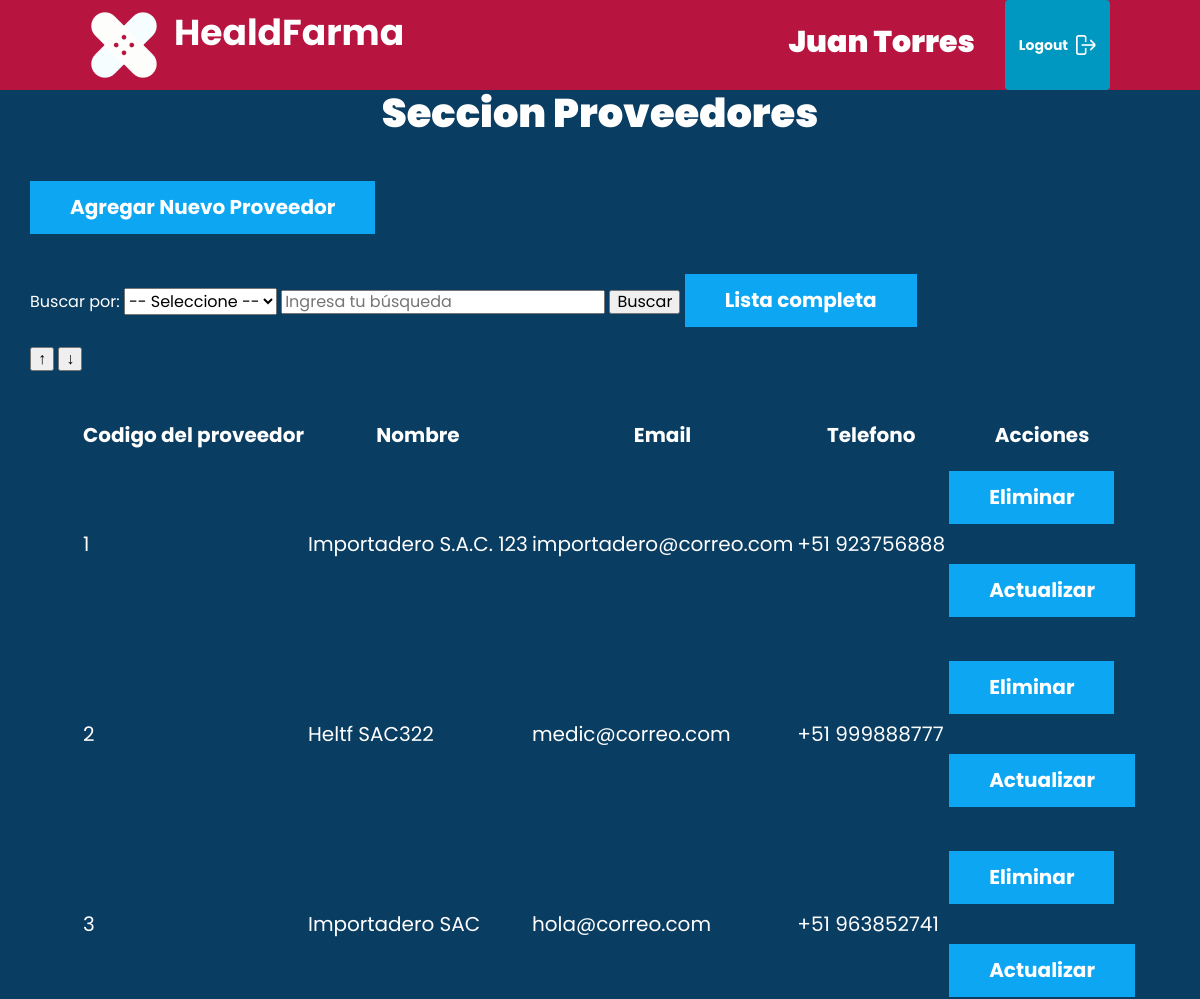
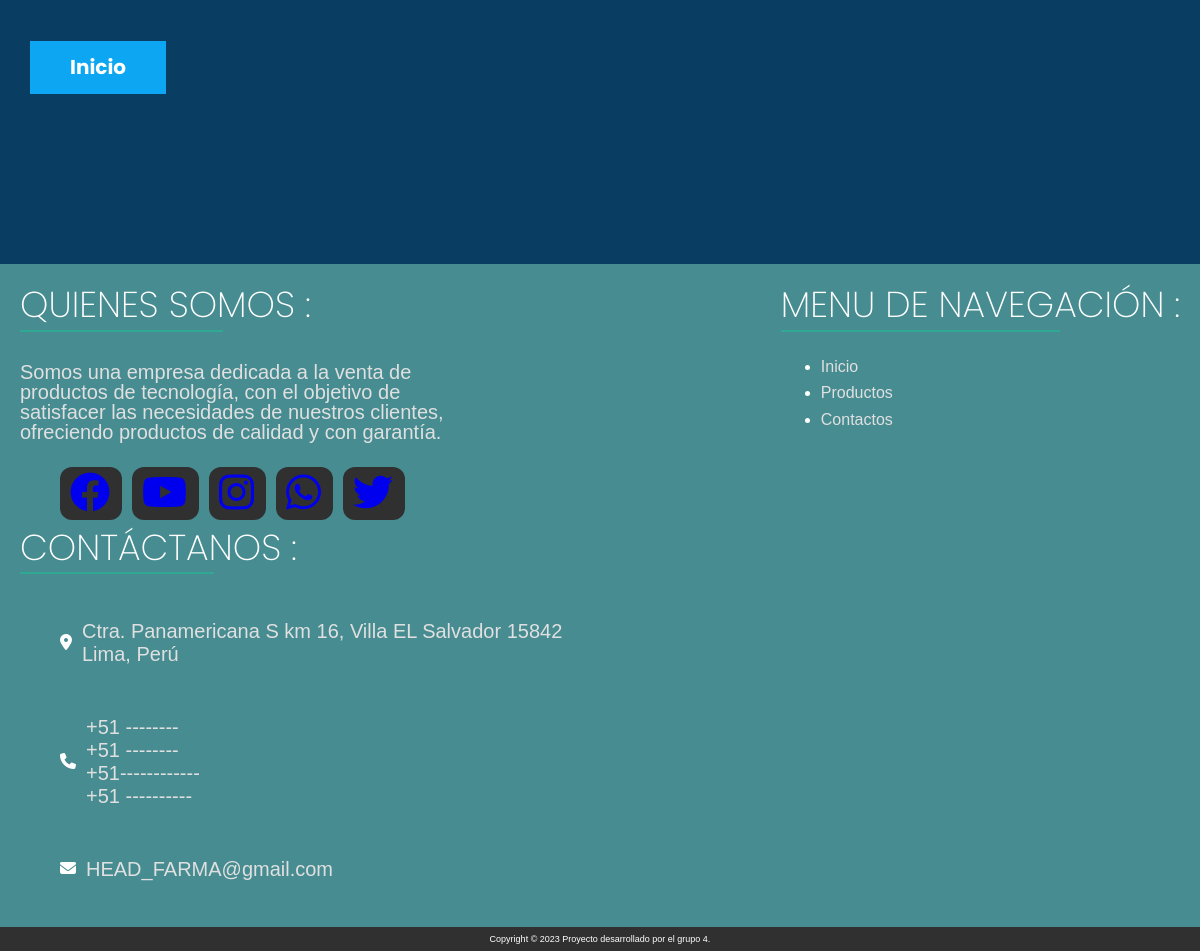
/proveedores (signed in), run on the app's committed database (2 pictures, top to bottom).
### tables this page shows
CREATE TABLE `proveedor` (
  `id` int NOT NULL AUTO_INCREMENT,
  `nombre` varchar(50) NOT NULL,
  `email` varchar(50) NOT NULL,
  `telefono` varchar(20) NOT NULL,
  PRIMARY KEY (`id`)
);

### controllers/ProveedorController.php (called while the page is built, shortened)
<?php
class ProveedorController{
    public static function proveedores(Router $router){
        $buscar=$_GET['buscar']??null;
        $seleccionado=$_GET['seleccionado']??null;
        $proveedores=Proveedor::all();
        $resultado=$_GET['resultado'] ?? null;
        $router->render('proveedores/index',[
            'proveedores'=>$proveedores,
            'resultado'=>$resultado,
            'buscar'=>$buscar,
            'seleccionado'=>$seleccionado
        ]);
    }
}

### public/index.php (called while the page is built, shortened)
<?php
$router = new Router();
$router->get('/', [PaginasController::class, 'index']);
$router->post('/', [PaginasController::class, 'enviar']);
$router->get('/login', [LoginController::class, 'login']);
$router->post('/login', [LoginController::class, 'login']);
$router->get('/logout', [LoginController::class, 'logout']);
$router->get('/inicio', [PaginasController::class, 'inicio']);
$router->get('/productos', [ProductosController::class, 'productos']);
$router->get('/AgregarProductos', [ProductosController::class, 'crear']);
$router->post('/AgregarProductos', [ProductosController::class, 'crear']);
$router->get('/ActualizarProductos', [ProductosController::class, 'actualizar']);
$router->post('/ActualizarProductos', [ProductosController::class, 'actualizar']);
$router->post('/EliminarProductos', [ProductosController::class, 'eliminar']);
$router->get('/proveedores', [ProveedorController::class, 'proveedores']);
$router->get('/AgregarProveedores', [ProveedorController::class, 'crear']);
$router->post('/AgregarProveedores', [ProveedorController::class, 'crear']);
$router->get('/ActualizarProveedores', [ProveedorController::class, 'actualizar']);
$router->post('/ActualizarProveedores', [ProveedorController::class, 'actualizar']);
$router->post('/EliminarProveedores', [ProveedorController::class, 'eliminar']);
$router->get('/clientes', [ClientesController::class, 'clientes']);
$router->get('/AgregarClientes', [ClientesController::class, 'crear']);
$router->post('/AgregarClientes', [ClientesController::class, 'crear']);
$router->get('/ActualizarClientes', [ClientesController::class, 'actualizar']);
$router->post('/ActualizarClientes', [ClientesController::class, 'actualizar']);
$router->post('/EliminarClientes', [ClientesController::class, 'eliminar']);
$router->get('/usuarios', [UsuariosController::class, 'usuarios']);
$router->get('/AgregarUsuarios', [UsuariosController::class, 'crear']);
$router->post('/AgregarUsuarios', [UsuariosController::class, 'crear']);
$router->get('/ActualizarUsuarios', [UsuariosController::class, 'actualizar']);
$router->post('/ActualizarUsuarios', [UsuariosController::class, 'actualizar']);
$router->post('/EliminarUsuarios', [UsuariosController::class, 'eliminar']);
$router->get('/pedidos', [PedidosController::class, 'index']);
$router->get('/detallePedidos', [FacturaController::class, 'pedidos']);
$router->get('/solicitudes', [SolicitudesController::class, 'index']);
$router->get('/detalleSolicitud', [FacturaController::class, 'solicitudes']);
$router->get('/api/productos',[APIController::class,'index']);
$router->post('/api/pedidos',[APIController::class,'guardar']);
$router->post('/api/solicitudes',[APIController::class,'guardarSolicitudes']);
$router->post('/api/eliminarPedidos',[APIController::class,'eliminarPedidos']);
$router->post('/api/eliminarSolicitudes',[APIController::class,'eliminarSolicitudes']);
$router->get('/inventario', [InventarioController::class, 'index']);
$router->comprobarRutas();

### models/ActiveRecord.php (called while the page is built, shortened)
<?php
class ActiveRecord {
    protected static $db;
    protected static $tabla = '';
    public static function setDB($database) {
        self::$db = $database;
    }
    public static function consultarSQL($query) {
        $resultado = self::$db->query($query);
        $array = [];
        while($registro = $resultado->fetch_assoc()) {
            $array[] = static::crearObjeto($registro);
        }
        return $array;
    }
    protected static function crearObjeto($registro) {
        $objeto = new static;
        foreach($registro as $key => $value ) {
            if(property_exists( $objeto, $key  )) {
                $objeto->$key = $value;
            }
        }
        return $objeto;
    }
    public static function all() {
        $query = "SELECT * FROM " . static::$tabla;
        $resultado = self::consultarSQL($query);
        return $resultado;
    }
}

### views/proveedores/index.php (the view, shortened to what this page needs)
<main class="contenedor ">
    <h1>Seccion Proveedores</h1>
    <a href="/AgregarProveedores" class="boton">Agregar Nuevo Proveedor</a>
    <div>
        <form method="GET">
            <label for="categoria">Buscar por:</label>
            <select name="seleccionado">
                <option value="" disabled selected>-- Seleccione --</option>
            </select>
            <input id="searchInput" type="text" name="buscar" value="<?php echo $buscar ?>" placeholder="Ingresa tu búsqueda">
            <button type="submit">Buscar</button>
            <a href="/proveedores" class="boton">Lista completa</a>
        </form>
        <form method="GET">
            <button type="submit" name="asc" value="1">&#8593;</button>
            <button type="submit" name="desc" value="2">&#8595;</button>
        </form>
    </div>
    <table class="propiedades" style="margin-left: 5rem;">
        <thead>
            <tr>
                <th>Codigo del proveedor</th>
                <th>Nombre</th>
                <th>Email</th>
                <th>Telefono</th>
                <th>Acciones</th>
            </tr>
        </thead>
        <tbody>
            <?php foreach ($proveedores as $proveedor) { ?>
                <tr>
                    <td><?php echo $proveedor->id; ?></td>
                    <td><?php echo $proveedor->nombre; ?></td>
                    <td><?php echo $proveedor->email; ?></td>
                    <td><?php echo $proveedor->telefono; ?></td>
                    <td>
                        <form method="POST" class="" action="/EliminarProveedores">
                            <input type="submit" class="boton rojo" value="Eliminar">
                        </form>
                        <a href="/ActualizarProveedores?id=<?php echo $proveedor->id; ?>" class="boton naranja">Actualizar</a>
                    </td>
                <?php } ?>
                </tr>
        </tbody>
    </table>
    <a href="/inicio" class="boton">Inicio</a>
</main>

### public/build/css/app.css (style rules this page uses)
html { line-height:1.15;-webkit-text-size-adjust:100% }
body { margin:0 }
main { display:block }
h1 { font-size:2em;margin:.67em 0 }
a { background-color:transparent }
button,input,optgroup,select,textarea { font-family:inherit;font-size:100%;line-height:1.15;margin:0 }
button,input { overflow:visible }
button,select { text-transform:none }
[type=button],[type=reset],[type=submit],button { -webkit-appearance:button }
.propiedades { margin-left:22rem;margin-top:5rem;font-size:2rem }
.boton { background-color:#0da6f3;padding:1.5rem 4rem;color:#fff;font-size:2rem;font-weight:400;display:inline-block;font-weight:700;border:none;transition-property:background-color;transition-duration:.3s;text-align:center;width:100%;margin:2rem 0 }
@media (min-width:768px) { .boton { width:auto } }
html { font-size:62.5%;box-sizing:border-box;height:100% }
body { min-height:100%;display:flex;flex-direction:column;background-color:#0a3d62;color:#fff;font-family:Poppins,sans-serif;font-size:1.6rem }
@media (min-width:768px) { body { height:100% } }
*,:after,:before { box-sizing:inherit }
.contenedor { width:95%;max-width:1200px;margin:0 auto }
a { text-decoration:none }
h1,h2,h3 { font-family:Poppins,sans-serif;margin:0 0 2.5rem;font-weight:900;color:#fff;text-align:center }
h1 { font-size:4rem }

### data on the page
proveedor: id "1", nombre "Importadero S.A.C. 123", email "importadero@correo.com", telefono "+51 923756888"
proveedor: id "2", nombre "Heltf SAC322", email "medic@correo.com", telefono "+51 999888777"
proveedor: id "3", nombre "Importadero SAC", email "hola@correo.com", telefono "+51 963852741"

### other printed values
$_SESSION['nombre'] "Juan Torres"
